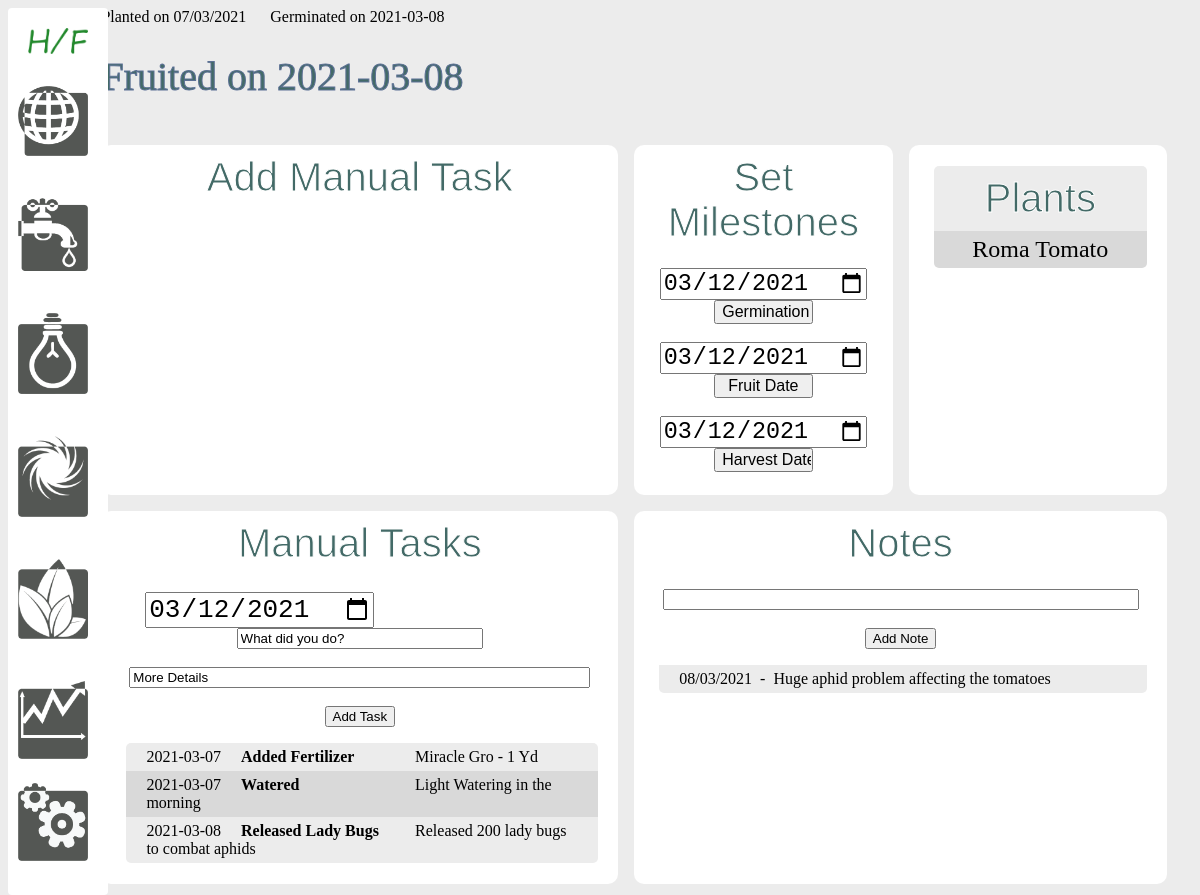
Before: /crop/1 with the older database file.
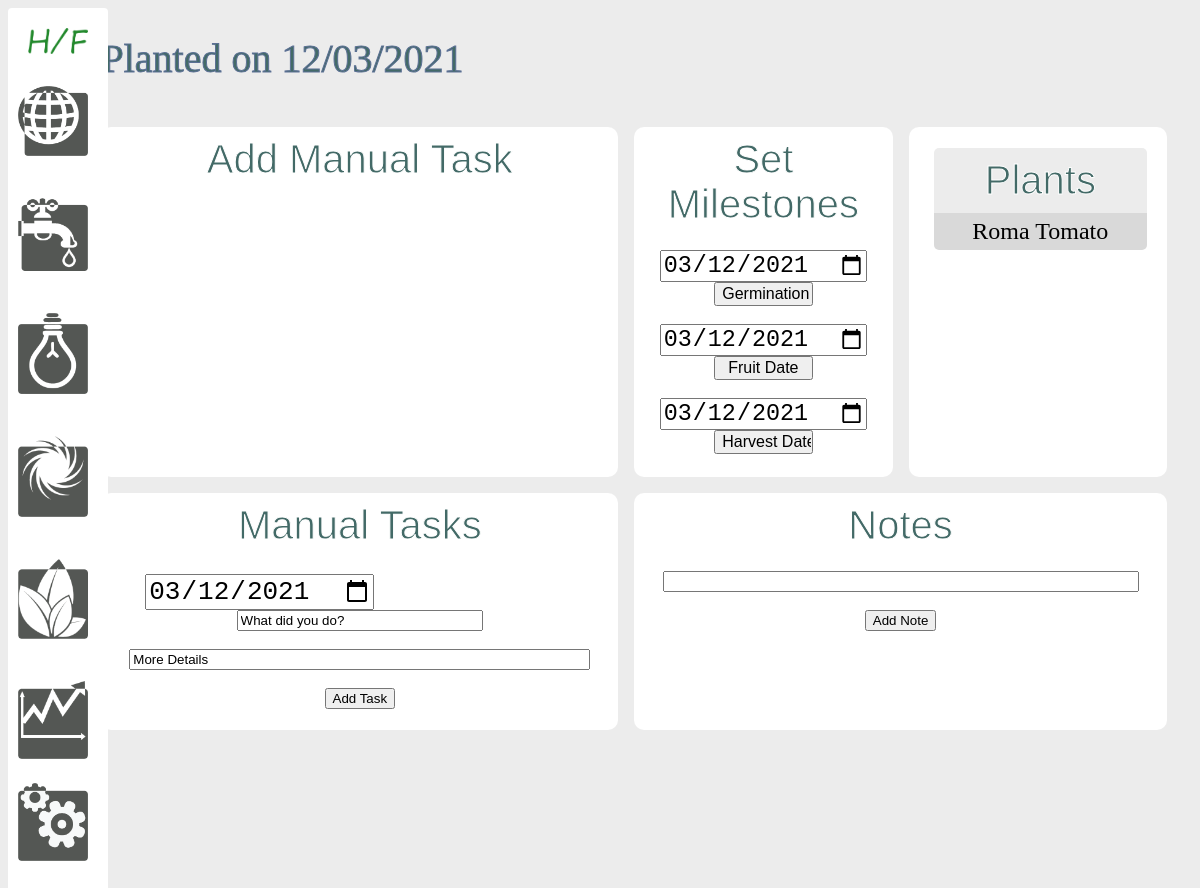
After: the same page with the newer database file.
### models.py (models this page shows)
class Crop(db.Model):
    id = db.Column(db.Integer, primary_key=True)
    enviro_id = db.Column(db.Integer, db.ForeignKey('enviro.id'))
    germ_date = db.Column(db.String(30), nullable=True)
    plant_date = db.Column(db.String(30), default='')
    harvested_date = db.Column(db.String(30), nullable=True)
    fruit_date = db.Column(db.String(30), nullable=True)
    harvest_rating = db.Column(db.String(255), nullable=True)
    logs = db.relationship('Log', backref='log')
    photos = db.relationship('Photo', backref='photo')
    plants = db.relationship('Plant', secondary='crop_plants',
        backref=db.backref('plant', lazy=True))

class Plant(db.Model):
    id = db.Column(db.Integer, primary_key=True)
    name = db.Column(db.String(50), nullable=False)
    best_ec = db.Column(db.Float, nullable=True)
    best_temp = db.Column(db.Integer, nullable=True)
    best_season = db.Column(db.String(15), nullable=True)

class Log(db.Model):
    id = db.Column(db.Integer, primary_key=True)
    crop_id = db.Column(db.Integer, db.ForeignKey('crop.id'))
    task = db.Column(db.String(100), nullable=True)
    note = db.Column(db.String(255), nullable=True)
    note_date = db.Column(db.String(30), default='')
    crops = db.relationship('Crop', backref='log', lazy=True)

### views.py (the view)
@app.route('/crop/<int:id>', methods=['POST', 'GET'])
def crop(id):
    if request.method == 'POST':
        crop = Crop.query.get_or_404(id)
        if request.form['milestone'] == 'germ':
            crop.germ_date = request.form['date']
        elif request.form['milestone'] == 'fruit':
            crop.fruit_date = request.form['date']
        elif request.form['milestone'] == 'harvest':
            crop.harvested_date = request.form['date']
        try:
            db.session.commit()
            return redirect('/crop/{}'.format(id))
        except:
            return 'There was an issue adding the crop'
    else:
        crop = Crop.query.get_or_404(id)
        today1 = date.today()
        today1 = today1.strftime("%Y-%m-%d")
        return render_template('crop/manage_crop.html', crop=crop,today=today1)

### templates/crop/manage_crop.html (shortened to what this page needs)
{% extends 'layout.html' %}
{% block body %}
    {% if not crop.germ_date and not crop.fruit_date and not crop.harvested_date %}
        <h1>
        {% endif %}
            Planted on {{ crop.plant_date }} &nbsp;&nbsp;&nbsp;&nbsp;
        </h1>
    {% if crop.germ_date %}
            Germinated on {{crop.germ_date}} &nbsp;&nbsp;&nbsp;&nbsp;
    {%endif%}
    {% if crop.fruit_date %}
        {% if not crop.harvested_date %}
        <h1>
        {% endif %}
            Fruited on {{crop.fruit_date}}
        </h1>
    {%endif%}
    <br />
    <div class = "container crop">
        <div class = "extra_tasks">
            <h2>Add Manual Task</h2>
            <br />
        </div>
        <div class = "milestone_links">
            <h2>Set Milestones</h2>
            <br />
            <form action="/crop/{{crop.id}}" method="POST" id="enviro-form"width ="100%">
                <input type="date" id="date" name="date" value="{{today}}">
                <input type="submit" value="Germination Date" id="date_btn">
            </form>
            <br />
            <form action="/crop/{{crop.id}}" method="POST" id="enviro-form">
                <input type="date" id="date" name="date" value="{{today}}">
                <input type="submit" value="Fruit Date" id="date_btn">
            </form>
            <br />
            <form action="/crop/{{crop.id}}" method="POST" id="enviro-form">
                <input type="date" id="date" name="date" value="{{today}}">
                <input type="submit" value="Harvest Date" id="date_btn">
            </form>
            <br />
        </div>
        <div class = "crop_list">
            <ul>
                <li>
                    <h2>Plants</h2>
                </li>
                    {% for plant in crop.plants %}
                        <li class="crop_plants">{{ plant.name }}</li>
                    {% endfor %}
            </ul>
        </div>
        <div class = "extra_tasks">
            <h2>Manual Tasks</h2>
            <br />
            <form action="/add_log/{{crop.id}}" method="POST" id="enviro-form">
                <input type="date" id="note_date" name="note_date" value="{{today}}">
                <input type="text" id="task" name="task" value="What did you do?">
                <br /><br />
                <input type="text" id="note" name="note" value="More Details">
                <br /><br />
                <input type="submit" value="Add Task">
            </form>
            <ul>
                {% for log in crop.logs %}
                    {% if log.task %}
                    <li>
                        <div class="task_list">{{ log.note_date }} <span class="bold">{{ log.task }}</span> {{ log.note }}</div>
                    </li>
                    {% endif %}
                {% endfor %}
            </ul>
        </div>
        <div class = "add_note">
            <h2>Notes</h2>
            <br />
            <form action="/add_log/{{crop.id}}" method="POST" id="enviro-form">
                <input type="text" id="note" name="note" value="">
                <br /><br />
                <input type="submit" value="Add Note">
            </form>
            <ul>
                {% for log in crop.logs %}
                    {% if not log.task %}
                    <li>
                        <div class="task_list">{{ log.note_date }}&nbsp; - &nbsp;{{ log.note }}</div>
                    </li>
                    {% endif %}
                {% endfor %}
            </ul>
        </div>
    </div>
{% endblock %}

### templates/layout.html (shortened to what this page needs)
<!DOCTYPE html>
<html lang="en">
<head>
    <link rel = "stylesheet" href = "{{ url_for('static', filename='css/main.css') }}">
</head>
<body>
        <div class = "left-col">
            <a href="/">
                <img width="60px" src = "{{ url_for('static', filename='img/hf-icon.png') }}">
            </a>
            <br /><br />
            <a id = "nav_link" {% if enviros %} class = "active" {% endif %} href="/enviro">
                <img class="nav_link" src = "{{ url_for('static', filename='img/environment1.png') }}">
            </a>
            <br /><br />
            <a id = "nav_link" {% if waters %} class = "active" {% endif %} href="/water">
                <img class="nav_link"  src = "{{ url_for('static', filename='img/water1.png') }}">
            </a>
            <br /><br />
            <a id = "nav_link" {% if lights %} class = "active" {% endif %} href="/light">
                <img class="nav_link"  src = "{{ url_for('static', filename='img/light1.png') }}">
            </a>
            <br /><br />
            <a id = "nav_link" {% if airs %} class = "active" {% endif %} href="/air">
                <img class="nav_link"  src = "{{ url_for('static', filename='img/air1.png') }}">
            </a>
            <br /><br />
            <a id = "nav_link" {% if plants %} class = "active" {% endif %} href="/plant">
                <img class="nav_link"  src = "{{ url_for('static', filename='img/plant1.png') }}">
            </a>
            <br /><br />
            <a id = "nav_link" href="#">
                <img class="nav_link"  src = "{{ url_for('static', filename='img/analytics1.png') }}">
            </a>
            <a id = "nav_link" href="/pins">
                <img class="nav_link"  src = "{{ url_for('static', filename='img/settings.png') }}">
            </a>
        </div>
        <div class="content">
    {% block body %}
    {% endblock %}
</div>
</body>
</html>

### static/css/main.css (style rules this page uses)
body { background: rgb(236,236,236); }
a { text-decoration: none; color: #1E5631; }
ul { list-style: none; padding-left: 5px; }
h1 { font-weight: normal; font-size: 2.5em; color: #436a67; -webkit-text-stroke-width: 1px; -webkit-text-stroke-color: rgb(92, 112, 149); }
.add_note { grid-column: span 2; }
.left-col { float:left; clear:none; position:absolute; background: rgb(255,255,255); background: rgb(255,255,255); padding:20px; border-radius: 4px; width:60px; }
.content { width: 90%; float:right; margin-right:25px; }
li:nth-child(even) { background-color: #d9d9d9; }
li:nth-child(odd) { background-color: #ececec; }
li:nth-child(1) { border-radius: 5px 5px 0px 0px; }
li:nth-last-child(1) { border-radius: 0px 0px 5px 5px; }
li { padding:5px 20px; }
.container { display:grid; grid-template-columns: 1fr 1fr 1fr 1fr; gap: 1em; }
.crop { grid-template-columns: 2fr 1fr 1fr; }
.crop_list, .milestone_links, .extra_tasks, .add_note, .notes { padding:5px 20px; display:block; text-align: center; border-radius:10px; float:left; background-color: #fff; }
#note { width:95%; }
#task { width:50%; }
#date { font-size:1.8em; }
#date_btn { width:45%; font-size:1em; }
.crop_plants { font-size:1.5em; }
#note_date { display:block; font-size:2em; float:left; margin:3px 0 0 5%; }
a#nav_link { width:80px; display:inline-block; margin-left:-20px; padding:10px; }
.nav_link { width:70px; }
h2 { text-align: center; margin:5px; font-weight:normal; font-size: 2.5em; font-family:arial; color: #436a67; -webkit-text-stroke-width: 1px; -webkit-text-stroke-color: #fff; }

Changed rows visible on the page:
removed Log: note_date "2021-03-07", task "Added Fertilizer", note "Miracle Gro - 1 Yd", shown under "Manual Tasks"
removed Log: note_date "2021-03-07", task "Watered", note "Light Watering in the morning", shown under "Manual Tasks"
removed Log: note_date "2021-03-08", task "Released Lady Bugs", note "Released 200 lady bugs to combat aphids", shown under "Manual Tasks"
removed Log: note_date "08/03/2021", note "Huge aphid problem affecting the tomatoes", shown under "Notes"
changed Crop: plant_date "07/03/2021" → "12/03/2021"; germ_date "2021-03-08" → (not shown); fruit_date "2021-03-08" → (not shown)
Other visible differences:
text no longer shown: "Germinated on Fruited on"
